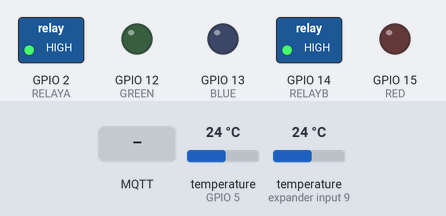
Simulated run of this sketch. Board: ESP8266 (NodeMCU). Shown: switched loads named in the sketch (green lamp = pin HIGH), output pins drawn as LEDs (lit = HIGH). Inputs (shaded band) come from the test bench; at power-on: temperature (sensors on GPIO 5, expander input 9) 24 °C. WiFi joins after 1.5 s; servers stay silent unless stated; no MQTT or app messages arrive unless stated; what the sketch prints to the serial monitor is not drawn.

Above: at 2.7 s.
2.8 s: MQTT message "1" arrives on the first subscribed topic
At 3.9 s:
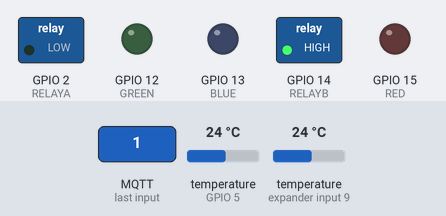
4.3 s: MQTT message "1" arrives on the second subscribed topic
At 5.1 s:
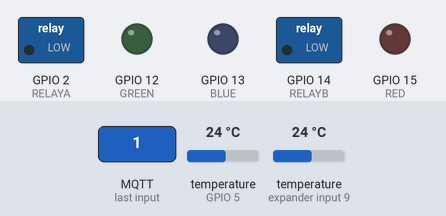
5.8 s: MQTT message "kitchen/cupboard" arrives on the first subscribed topic
At 6.2 s:
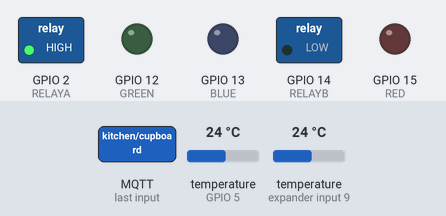
7.3 s: MQTT message "kitchen/cupboard" arrives on the second subscribed topic
At 8.6 s:
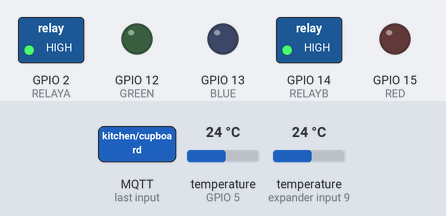
Timing chart, 0 to 10.3 s (numbered marks = the images above; inputs shaded):
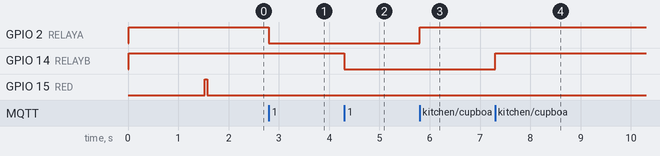

The sketch:

thermo-kitchen.ino
```cpp
#include <Adafruit_MQTT.h>
#include <ESP8266WiFi.h>
#include <OneWire.h>
#include <DallasTemperature.h>
#include <PubSubClient.h>

const int ESP8266_LED = 16;
const int DSPIN = 5;
const int LDR = A0;
const int BUTTON = 4;
const int RED = 15;
const int GREEN = 12;
const int BLUE = 13;
const int RELAYA = 2;
const int RELAYB = 14;

const char* ssid = "";
const char* password = "";
const char* mqtt_server = "";
const char* mqtt_user = "";
const char* mqtt_pass = "";
const char* mqtt_id = "";

unsigned long nowtime = millis();

OneWire ds(DSPIN);
DallasTemperature sensors(&ds);

DeviceAddress insideThermometer = { 0x28, 0xFF, 0xED, 0x80, 0x74, 0x16, 0x04, 0xF1 };
DeviceAddress outsideThermometer = { 0x28, 0xFF, 0xCB, 0xE8, 0x61, 0x16, 0x03, 0xE5 };

void callback(char* topic, byte* payload, unsigned int length) {

  String strTopic = String((char*) topic);

  Serial.println(strTopic);

  if (strTopic == "kitchen/cupboard") {
    Serial.println("cupboard message");
    if ((char)payload[0] == '1') {
      Serial.println("on");
      digitalWrite (RELAYA, LOW);
    } else {
      Serial.println("off");
      digitalWrite (RELAYA, HIGH);
    }
  }

  if (strTopic == "kitchen/worktop") {
    Serial.println("worktop message");
    if ((char)payload[0] == '1') {
      Serial.println("on");
      digitalWrite (RELAYB, LOW);
    } else {
      Serial.println("off");
      digitalWrite (RELAYB, HIGH);
    }
  }

}

WiFiClient espClient;
PubSubClient client(mqtt_server, 1883, callback, espClient);

void setup()
{
  Serial.begin(115200);
  delay(10);

  Serial.println();
  Serial.println();
  Serial.print("Connecting to ");
  Serial.println(ssid);

  pinMode(LDR, INPUT);
  pinMode(BUTTON, INPUT);
  pinMode(RED, OUTPUT);
  pinMode(GREEN, OUTPUT);
  pinMode(BLUE, OUTPUT);
  pinMode(RELAYA, OUTPUT);
  pinMode(RELAYB, OUTPUT);

  digitalWrite(RELAYA, HIGH);
  digitalWrite(RELAYB, HIGH);

  WiFi.mode(WIFI_STA);
  WiFi.begin(ssid, password);

  while (WiFi.status() != WL_CONNECTED) {
    delay(500);
    Serial.print(".");
  }

  Serial.println("");
  Serial.println("WiFi connected");
  Serial.println("IP: ");
  Serial.println(WiFi.localIP());

  sensors.begin();

  // insideThermometer = { 0x28, 0xFF, 0xED, 0x80, 0x74, 0x16, 0x04, 0xF1 };
  // outsideThermometer = { 0x28, 0xFF, 0xCB, 0xE8, 0x61, 0x16, 0x03, 0xE5 };

  sensors.setResolution(insideThermometer, 9);
  sensors.setResolution(outsideThermometer, 9);
}

void reconnect() {

  while (!client.connected()) {
    if (client.connect(mqtt_id, mqtt_user, mqtt_pass)) {
      client.subscribe ("kitchen/cupboard");
      client.subscribe ("kitchen/worktop");
    } else {
      delay (5000);
    }
  }
}

void loop()
{
  if (!client.connected()) {
    analogWrite (RED, 800);
    reconnect();
    analogWrite (RED, 0);
  }

  client.loop();

  if (millis() - nowtime > 10000) {

    sensors.requestTemperatures();
    String inC = String(sensors.getTempC(insideThermometer), 1);
    String outC = String(sensors.getTempC(outsideThermometer), 1);
    String inLight = String(analogRead(LDR), DEC);

    Serial.print("/temp/kitchen = ");
    Serial.print(inC);
    Serial.println();
    Serial.print("/temp/outside = ");
    Serial.print(outC);
    Serial.println();
    Serial.print("/ldr/kitchen = ");
    Serial.print(inLight);
    Serial.println();

    analogWrite(BLUE, 600);

    client.publish((char*) "thermometer/kitchen", (char*) inC.c_str() );
    client.publish((char*) "thermometer/outside", (char*) outC.c_str() );
    client.publish((char*) "ldr/kitchen", (char*) inLight.c_str() );

    analogWrite(BLUE, 0);

    nowtime = millis();
  }

}
```

Measured:
- after the input at 2.8 s, GPIO 2 (RELAYA): HIGH → LOW at once
- after the input at 4.3 s, GPIO 14 (RELAYB): HIGH → LOW at once
- after the input at 5.8 s, GPIO 2 (RELAYA): LOW → HIGH at once
- after the input at 7.3 s, GPIO 14 (RELAYB): LOW → HIGH at once
